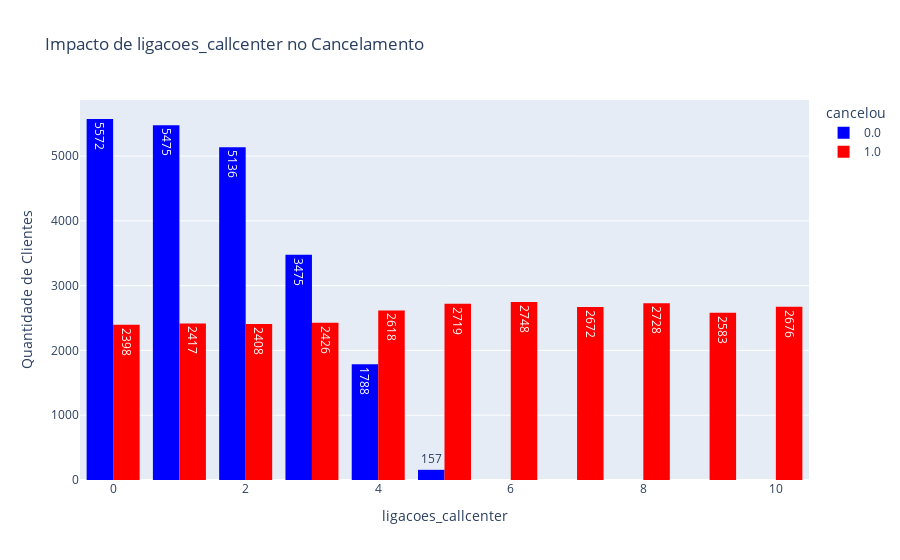
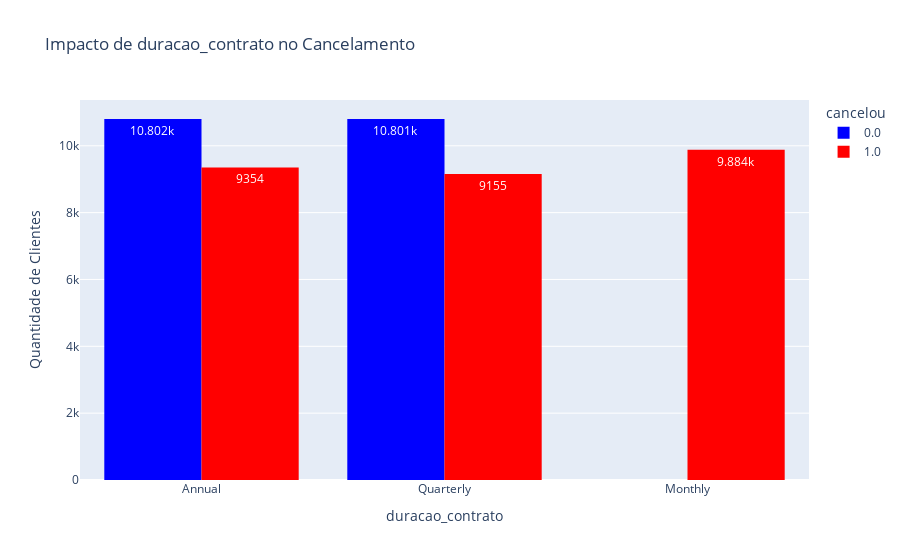
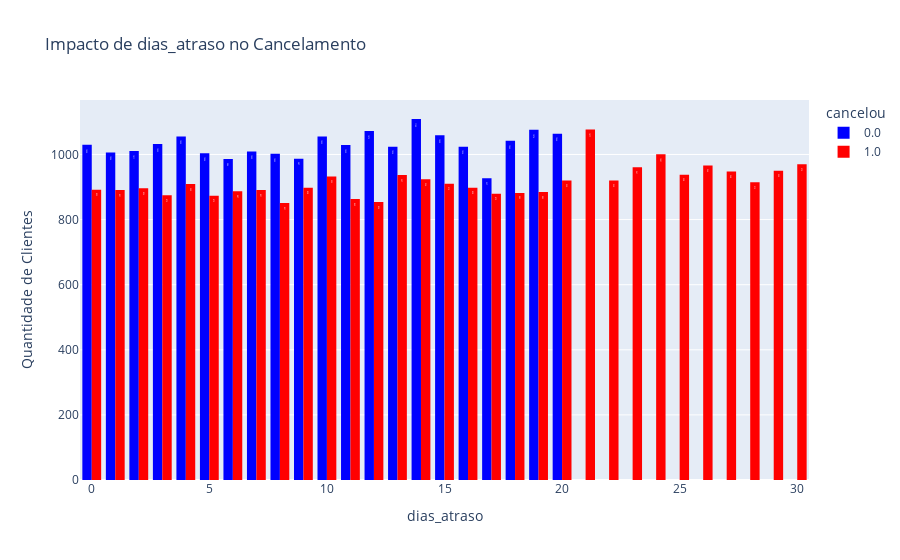

The notebook cell saved with these charts, in order:
### Code cell
Plot().plot_histogram(data=data, colunas=colunas_criticas, target= target)

### Figure 1 — Plotly figure (JSON) as saved in the notebook; plotly's stock layout.template omitted (floating-point values rounded to 4 significant figures; data arrays with more than 128 entries replaced by an {"elided": "..."} marker saying what was removed)
{"data": [{"alignmentgroup": "True", "bingroup": "x", "hovertemplate": "cancelou=0.0<br>ligacoes_callcenter=%{x}<br>count=%{y}<extra></extra>", "legendgroup": "0.0", "marker": {"color": "blue", "pattern": {"shape": ""}}, "name": "0.0", "offsetgroup": "0.0", "orientation": "v", "showlegend": true, "texttemplate": "%{value}", "type": "histogram", "x": {"elided": "21603 float values"}, "xaxis": "x", "yaxis": "y"}, {"alignmentgroup": "True", "bingroup": "x", "hovertemplate": "cancelou=1.0<br>ligacoes_callcenter=%{x}<br>count=%{y}<extra></extra>", "legendgroup": "1.0", "marker": {"color": "red", "pattern": {"shape": ""}}, "name": "1.0", "offsetgroup": "1.0", "orientation": "v", "showlegend": true, "texttemplate": "%{value}", "type": "histogram", "x": {"elided": "28393 float values"}, "xaxis": "x", "yaxis": "y"}], "layout": {"barmode": "group", "legend": {"title": {"text": "cancelou"}, "tracegroupgap": 0}, "title": {"text": "Impacto de ligacoes_callcenter no Cancelamento"}, "xaxis": {"anchor": "y", "domain": [0, 1], "title": {"text": "ligacoes_callcenter"}}, "yaxis": {"anchor": "x", "domain": [0, 1], "title": {"text": "Quantidade de Clientes"}}}}

### Figure 2 — Plotly figure (JSON) as saved in the notebook; plotly's stock layout.template omitted (floating-point values rounded to 4 significant figures; data arrays with more than 128 entries replaced by an {"elided": "..."} marker saying what was removed)
{"data": [{"alignmentgroup": "True", "bingroup": "x", "hovertemplate": "cancelou=0.0<br>duracao_contrato=%{x}<br>count=%{y}<extra></extra>", "legendgroup": "0.0", "marker": {"color": "blue", "pattern": {"shape": ""}}, "name": "0.0", "offsetgroup": "0.0", "orientation": "v", "showlegend": true, "texttemplate": "%{value}", "type": "histogram", "x": {"elided": "21603 str values"}, "xaxis": "x", "yaxis": "y"}, {"alignmentgroup": "True", "bingroup": "x", "hovertemplate": "cancelou=1.0<br>duracao_contrato=%{x}<br>count=%{y}<extra></extra>", "legendgroup": "1.0", "marker": {"color": "red", "pattern": {"shape": ""}}, "name": "1.0", "offsetgroup": "1.0", "orientation": "v", "showlegend": true, "texttemplate": "%{value}", "type": "histogram", "x": {"elided": "28393 str values"}, "xaxis": "x", "yaxis": "y"}], "layout": {"barmode": "group", "legend": {"title": {"text": "cancelou"}, "tracegroupgap": 0}, "title": {"text": "Impacto de duracao_contrato no Cancelamento"}, "xaxis": {"anchor": "y", "domain": [0, 1], "title": {"text": "duracao_contrato"}}, "yaxis": {"anchor": "x", "domain": [0, 1], "title": {"text": "Quantidade de Clientes"}}}}

### Figure 3 — Plotly figure (JSON) as saved in the notebook; plotly's stock layout.template omitted (floating-point values rounded to 4 significant figures; data arrays with more than 128 entries replaced by an {"elided": "..."} marker saying what was removed)
{"data": [{"alignmentgroup": "True", "bingroup": "x", "hovertemplate": "cancelou=0.0<br>dias_atraso=%{x}<br>count=%{y}<extra></extra>", "legendgroup": "0.0", "marker": {"color": "blue", "pattern": {"shape": ""}}, "name": "0.0", "offsetgroup": "0.0", "orientation": "v", "showlegend": true, "texttemplate": "%{value}", "type": "histogram", "x": {"elided": "21603 float values"}, "xaxis": "x", "yaxis": "y"}, {"alignmentgroup": "True", "bingroup": "x", "hovertemplate": "cancelou=1.0<br>dias_atraso=%{x}<br>count=%{y}<extra></extra>", "legendgroup": "1.0", "marker": {"color": "red", "pattern": {"shape": ""}}, "name": "1.0", "offsetgroup": "1.0", "orientation": "v", "showlegend": true, "texttemplate": "%{value}", "type": "histogram", "x": {"elided": "28393 float values"}, "xaxis": "x", "yaxis": "y"}], "layout": {"barmode": "group", "legend": {"title": {"text": "cancelou"}, "tracegroupgap": 0}, "title": {"text": "Impacto de dias_atraso no Cancelamento"}, "xaxis": {"anchor": "y", "domain": [0, 1], "title": {"text": "dias_atraso"}}, "yaxis": {"anchor": "x", "domain": [0, 1], "title": {"text": "Quantidade de Clientes"}}}}
